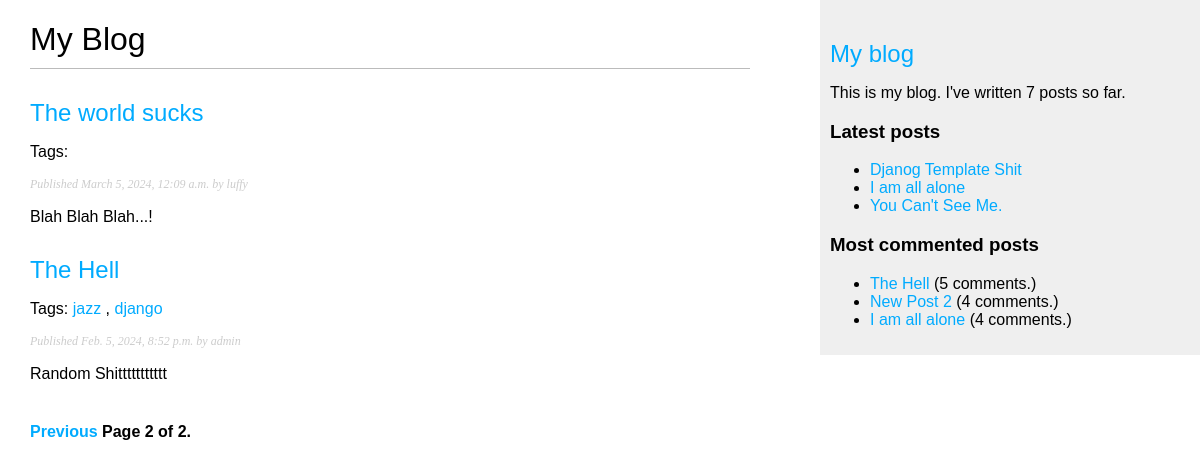
Screenshot of /?page=2 with the database file from the repository.
### blog/models.py (models this page shows, shortened)
class Post(models.Model):
  class Status(models.TextChoices):
    DRAFT = 'DF','Draft'
    PUBLISHED = 'PB','Published'
  title = models.CharField(max_length=255)
  slug = models.SlugField(max_length=255,unique_for_date="published")
  body = models.TextField()
  published = models.DateTimeField(default = timezone.now)
  created = models.DateTimeField(auto_now_add=True)
  updated = models.DateTimeField(auto_now = True)
  status = models.CharField(max_length=2,choices=Status.choices, default=Status.DRAFT)
  author = models.ForeignKey(User,on_delete=models.CASCADE,related_name='blog_posts')
  objects = models.Manager()
  published_posts = PublishedManager()
  tags = TaggableManager()
  class Meta:
    ordering = ['-published']
    indexes = [
      models.Index(fields=['-published']),
    ]
  def get_absolute_url(self):
      return reverse("blog:post_detail",args=[self.published.year,
                                              self.published.month,
                                              self.published.day,
                                              self.slug])

### blog/views.py (the view)
# urls.py: path('',views.post_list,name='post_list'),
def post_list(request,tag_slug=None):
  posts_list = Post.objects.all()
  page_number = request.GET.get('page',1)
  tag = None
  if tag_slug:
    tag = get_object_or_404(Tag,slug=tag_slug)
    posts_list = posts_list.filter(tags__in=[tag])
  paginator = Paginator(posts_list,5)
  try:
    posts = paginator.page(page_number)
  except EmptyPage:
    posts = paginator.page(paginator.num_pages)
  except PageNotAnInteger:
    posts = paginator.page(1)
  return render(request,'blog/post/list.html',{'posts':posts,'tag':tag})

### blog/models.py (called while the page is built)
  def get_queryset(self) -> QuerySet:
    return super().get_queryset() \
                  .filter(status=Post.Status.PUBLISHED)

### blog/templatetags/blog_tags.py (called while the page is built)
@register.filter(name="markdown")
def markdown_format(text):
  return mark_safe(markdown.markdown(text))

@register.simple_tag
def total_posts():
  return Post.published_posts.count()

@register.inclusion_tag('blog/post/latest_posts.html')
def show_latest_posts(count=5):
  latest_posts = Post.published_posts.order_by('-published')[:count]
  return {'latest_posts':latest_posts}

@register.simple_tag
def get_most_commented_posts(count=3):
  return Post.published_posts.annotate(
    total_comments=Count('comments')
  ).order_by('-total_comments')[:count]

### blog/templates/blog/post/list.html (shortened to what this page needs)
{% extends 'blog/base.html' %}
{% load blog_tags %}
{% block content %}
  <h1>My Blog</h1>
  {% for post in posts %}
    <h2>
      <a href="{{ post.get_absolute_url }}">
      {{ post.title }}
      </a>
    </h2>
    <p class='tags'>
      Tags:
      {% for tag in post.tags.all   %}
        <a href="{% url "blog:post_list_by_tag" tag.slug %}">{{tag.name}}</a>
        {%if not forloop.last %},{% endif %}
      {% endfor %}
    </p>
    <p class='date'>
      Published {{post.published}} by {{post.author}}
    </p>
    {{post.body|markdown|truncatewords_html:30}}
  {% endfor %}
  {% include 'pagination.html' with page=posts %}
{% endblock  %}

### blog/templates/blog/base.html (shortened to what this page needs)
{% load blog_tags %}
{% load static %}
<!DOCTYPE html>
<html>
  <head>
    <link href="{% static 'css/blog.css' %}" rel='stylesheet'>
  </head>
  <body>
    <div id='content'>
      {% block content %}
      {% endblock %}
    </div>
  </body>
  <div id='sidebar'>
    <h2> <a href="{% url "blog:post_list" %}">My blog</a></h2>
    <p> This is my blog.
        I've written {% total_posts %} posts so far.
    </p>
    <h3>Latest posts</h3>
    {% show_latest_posts 3 %}
    <h3>Most commented posts</h3>
    {% get_most_commented_posts as most_commented_posts %}
    <ul>
      {% for post in most_commented_posts %}
        <li>
          <a href="{{post.get_absolute_url}}">{{post.title}}</a> ({{post.comments.count}} comments.)
        </li>
      {% endfor %}
    </ul>
  </div>
</html>

### blog/templates/blog/post/latest_posts.html
<ul>
  {% for post in latest_posts  %}
    <li>
      <a href="{{post.get_absolute_url}}">{{post.title}}</a>
    </li>
  {% endfor %}
</ul>

### static/css/blog.css (style rules this page uses)
body { margin:0; padding:0; font-family:helvetica, sans-serif; }
a { color:#00abff; text-decoration:none; }
h1 { font-weight:normal; border-bottom:1px solid #bbb; padding:0 0 10px 0; }
h2 { font-weight:normal; margin:30px 0 0; }
#content { float:left; width:60%; padding:0 0 0 30px; }
#sidebar { float:right; width:30%; padding:10px; background:#efefef; height:100%; }
p.date { color:#ccc; font-family: georgia, serif; font-size: 12px; font-style: italic; }

### rows the page displays
Post: title "The world sucks", published "March 5, 2024, 12:09 a.m.", author "luffy", body "Blah Blah Blah...!"
Post: title "The Hell", published "Feb. 5, 2024, 8:52 p.m.", author "admin", body "Random Shittttttttttt", comments.count "5"
Tag: name "jazz"
Tag: name "django"
Post: title "Djanog Template Shit"
Post: title "I am all alone", comments.count "4"
Post: title "You Can't See Me."
Post: title "New Post 2", comments.count "4"

### other values shown
{{ page.number }} "2"
{{ page.paginator.num_pages }} "2"
